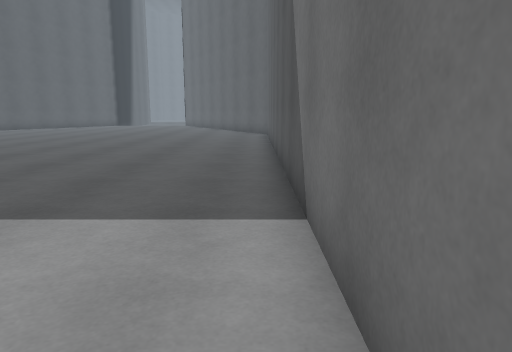
View 1 (above)

16 first-person views from a walk through a scene from a Unity 3-D project. The camera is 1.2 m above the floor, tilts 10° down and sees 70° across. The floor is counted in squares, 1 m on a side. Each view is taken from the middle of a square. On the plan, view 1 faces up. The plan holds only what a view shows up to about 15 squares ahead; the rest is blank. The place goes on beyond the plan. The player is left out. Surface patterns are stand-ins for the level's own textures.

View 2
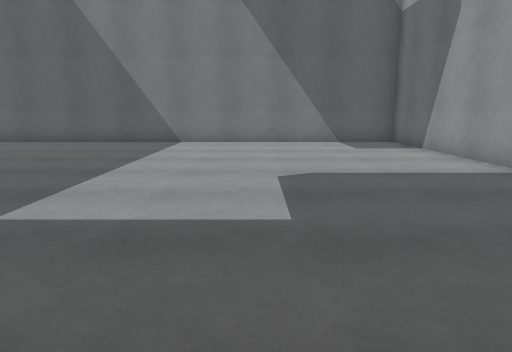

View 3
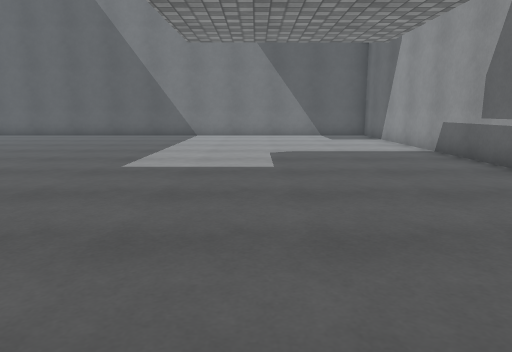

View 4
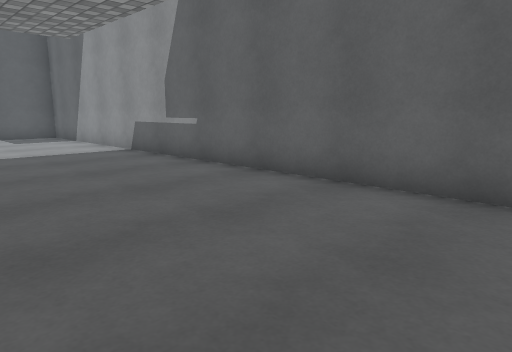

View 5
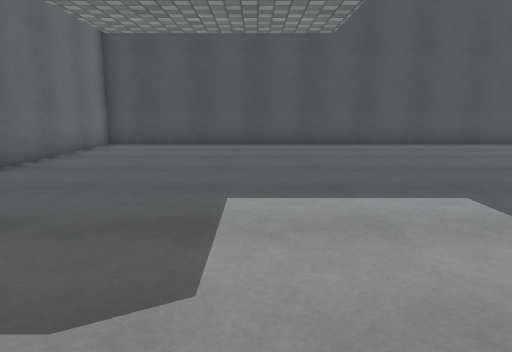

View 6
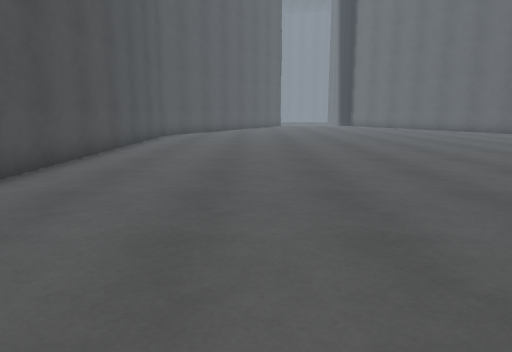

View 7
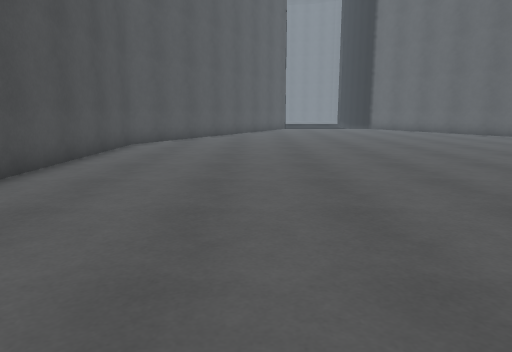

View 8
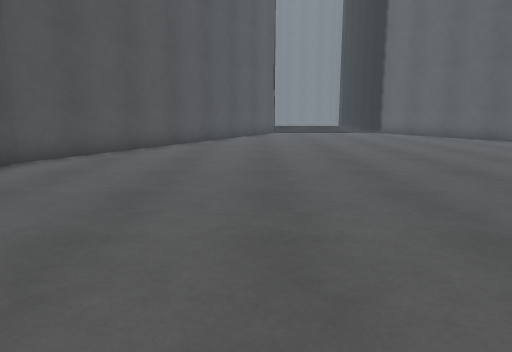

View 9
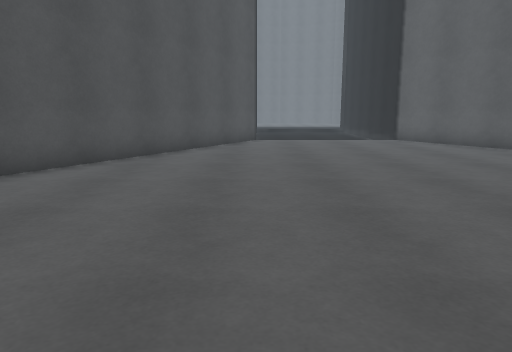

View 10
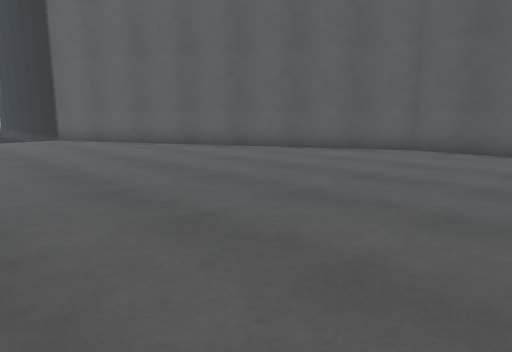

View 11
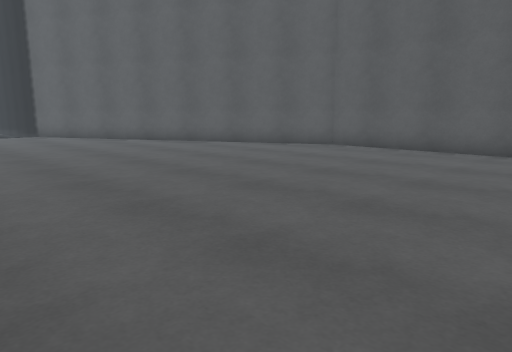

View 12
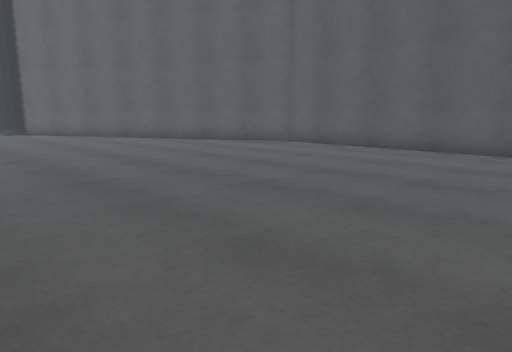

View 13
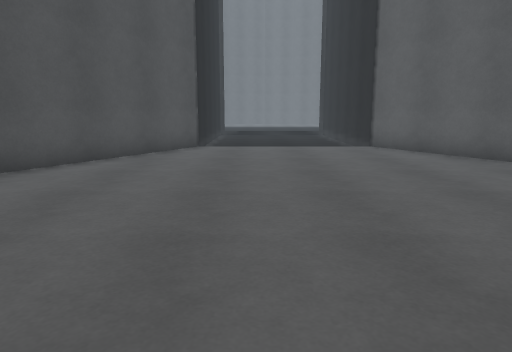

View 14
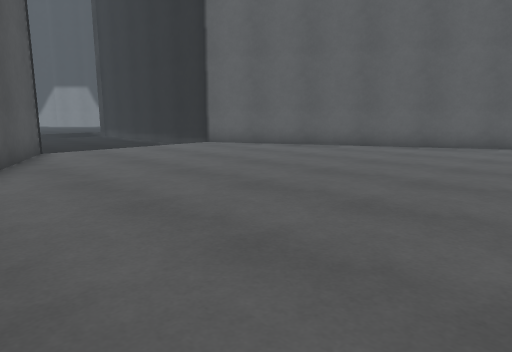

View 15
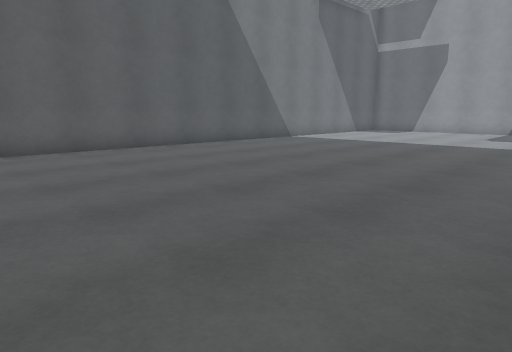

View 16
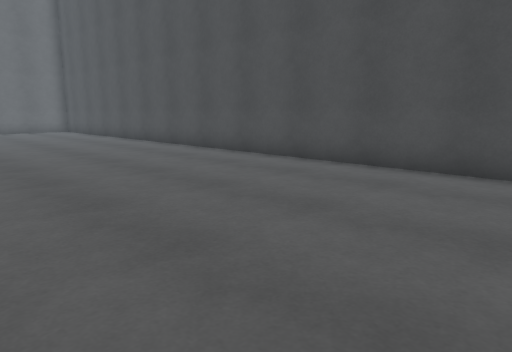

### Floor plan
Points are (right, up) in squares from view 1. A wall is a line through its corners. A room is listed if a view was taken in it or the views show most of it. See-through windows are left out.
Room 1 (views 1, 2, 3, 4, 5, 6, 7, 8, 9, 10, 11, 12, 13, 14, 15, 16)
walls: (-12, 31.8) (-18.6, 19.5) (-18.6, -4.5) (0.6, -4.5) (0.6, 19.6) (-6, 31.8); (-5.8, 32) (-5.8, 34.4); (-12.2, 34.4) (-12.2, 33.1)

Where each view was taken, in squares from view 1:
view 1: 0 up, 0 right, facing up
view 2: 1 up, 14 left, facing right
view 3: 1 up, 18 left, facing right
view 4: 1 up, 18 left, facing down-right
view 5: 1 up, 5 left, facing left
view 6: 1 up, 14 left, facing up
view 7: 6 up, 14 left, facing up
view 8: 11 up, 13 left, facing up
view 9: 16 up, 12 left, facing up
view 10: 15 up, 11 left, facing up-right
view 11: 12 up, 11 left, facing up-right
view 12: 10 up, 11 left, facing up-right
view 13: 19 up, 10 left, facing up
view 14: 20 up, 15 left, facing up-right
view 15: 18 up, 11 left, facing down-right
view 16: 19 up, 11 left, facing down-left
